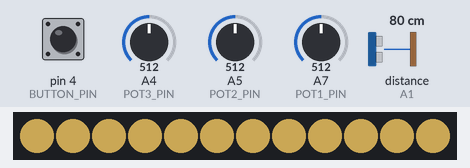
Bench run of a sketch on a simulated Arduino Nano, built with avr-gcc and run on an emulated ATmega328P. Shown: 12 RGB LEDs in strip order, left to right. Wiring (inferred from the names in the program): ultrasonic range finder: trigger A0; echo A1. Inputs (shaded band) come from the test bench; at power-on: distance to the obstacle (sensor on A1) 80 cm, A5 (POT2_PIN) = 512, A4 (POT3_PIN) = 512, pin 4 (BUTTON_PIN) HIGH, A7 (POT1_PIN) = 512. The echo pulse lasts 58.3 µs per cm; dim RGB values are drawn brighter than linear; the strip is taken to match the declared colour order; what the sketch prints to the serial monitor is not drawn.

Above: at 1.2 s.
1.3 s: distance to the obstacle (sensor on A1) set to 2 cm
At 3.0 s:
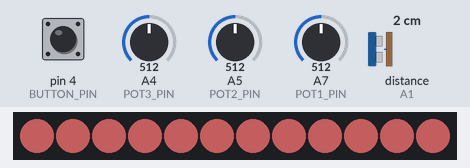
3.3 s: A5 (POT2_PIN) set to 811
4.9 s: A5 (POT2_PIN) set to 830
6.4 s: distance to the obstacle (sensor on A1) set to 60 cm
At 7.5 s:
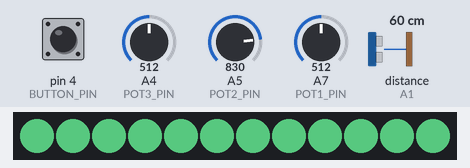
8.3 s: A4 (POT3_PIN) set to 5
At 8.7 s:
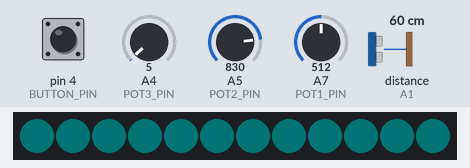
9.9 s: A4 (POT3_PIN) set to 22
Timing chart, 0 to 12.4 s (numbered marks = the images above; inputs shaded):
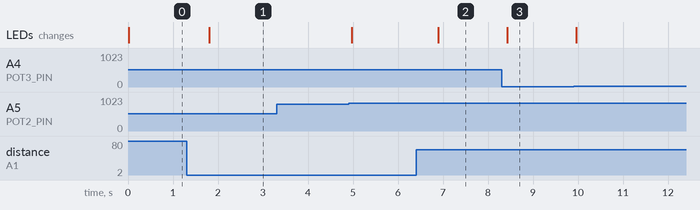

The sketch:

arduino.ino
```cpp
#include "Adafruit_NeoPixel.h"     // 包含用于控制 NeoPixels（WS2812B 灯珠）的库文件
#include "DataFilter.h"
using namespace DataFilter;
// 定义引脚
#define TRIG_PIN A0  // 超声波 trig 引脚
#define ECHO_PIN A1  // 超声波 echo 引脚
#define POT1_PIN A7  // 滑动电位器引脚(DURATION)
#define POT2_PIN A5  // 旋转电位器引脚(调)
#define POT3_PIN A4  // 旋转电位器引脚（灯带亮度）
#define BUTTON_PIN 4 // 按钮引脚
#define LED_PIN 6    // RGB 灯引脚
#define MAX_LED 12   // 定义 RGB 灯的数量为 12 个

// 创建 NeoPixel 对象
Adafruit_NeoPixel strip = Adafruit_NeoPixel(MAX_LED, LED_PIN, NEO_RGB + NEO_KHZ800);

// 音符数量
#define NUM_NOTES 10  // 一个调中有10个音

// C大调音阶中音符的频率（C4到C6）
float base_frequencies[NUM_NOTES] = {
  261.63,  // C4
  293.66,  // D4
  329.63,  // E4
  349.23,  // F4
  392.00,  // G4
  440.00,  // A4
  493.88,  // B4
  523.25,  // C5
  587.33,  // D5
  659.25,  // E5
};

// G大调音阶中各音符的频率（从G4到G6）
float g_major_frequencies[NUM_NOTES] = {
  392.00,  // G4
  440.00,  // A4
  493.88,  // B4
  523.25,  // C5
  587.33,  // D5
  659.25,  // E5
  739.99,  // F♯5
  783.99,  // G5
  880.00,  // A5
  987.77,  // B5
};

// D大调音阶中各音符的频率（从D4到D6）
float d_major_frequencies[NUM_NOTES] = {
  293.66,  // D4
  329.63,  // E4
  369.99,  // F♯4
  392.00,  // G4
  440.00,  // A4
  493.88,  // B4
  554.37,  // C♯5
  587.33,  // D5
  659.25,  // E5
  739.99,  // F♯5
};

// e自然小调音阶中各音符的频率（从E4到E6）
float e_minor_frequencies[NUM_NOTES] = {
  329.63,  // E4
  369.99,  // F♯4
  392.00,  // G4
  440.00,  // A4
  493.88,  // B4
  523.25,  // C5
  587.33,  // D5
  659.25,  // E5
  739.99,  // F♯5
  783.99,  // G5
};

// a自然小调音阶中各音符的频率（从A4到A6）
float a_minor_frequencies[NUM_NOTES] = {
  440.00,  // A4
  493.88,  // B4
  523.25,  // C5
  587.33,  // D5
  659.25,  // E5
  698.46,  // F5
  783.99,  // G5
  880.00,  // A5
  987.77,  // B5
  1046.50, // C6
};

// 状态变量
int toggleState = 0;       // 切换状态，初始为0
int lastButtonState = HIGH; // 上一次按钮状态，初始为高电平（未按下）

// 超声波测距函数
float checkdistance() {
  digitalWrite(TRIG_PIN, LOW);
  delayMicroseconds(2);
  digitalWrite(TRIG_PIN, HIGH);
  delayMicroseconds(10);
  digitalWrite(TRIG_PIN, LOW);
  float distance = pulseIn(ECHO_PIN, HIGH) / 58.00;
  delay(10);
  return distance;
}

// 定义颜色查找表
const uint8_t colorTable[10][3] = {
  {187, 89, 89},    // 红色（莫兰迪红）
  {202, 131, 89},  // 橙色（莫兰迪橙）
  {210, 174, 89},  // 黄色（莫兰迪黄）
  {187, 202, 89},  // 黄绿色（莫兰迪黄绿）
  {89, 202, 128},  // 绿色（莫兰迪绿）
  {89, 187, 202},  // 青绿色（莫兰迪青绿）
  {89, 145, 202},  // 青色（莫兰迪青）
  {89, 107, 202},  // 蓝青色（莫兰迪蓝青）
  {114, 89, 202},  // 蓝色（莫兰迪蓝）
  {145, 89, 202},  // 蓝紫色（莫兰迪蓝紫）
};

// 将频率映射到颜色的函数
void mapFrequencyToColor(float frequency) {
  float minFreq = 261.63;  // C4
  float maxFreq = 1760.00; // A6
  float ratio = (frequency - minFreq) / (maxFreq - minFreq);
  ratio = constrain(ratio, 0.0, 1.0);

  // 将频率映射到颜色查找表的索引
  int colorIndex = (int)(ratio * (sizeof(colorTable) / sizeof(colorTable[0]) - 1));

  // 获取对应的颜色值
  uint8_t red = colorTable[colorIndex][0];
  uint8_t green = colorTable[colorIndex][1];
  uint8_t blue = colorTable[colorIndex][2];

  for(uint8_t i = 0; i < MAX_LED; i++) {
    strip.setPixelColor(i, red, green, blue);
  }
  strip.show();
}

void setup() {
  pinMode(TRIG_PIN, OUTPUT);
  pinMode(ECHO_PIN, INPUT);
  pinMode(POT1_PIN, INPUT);
  pinMode(POT2_PIN, INPUT);
  pinMode(POT3_PIN, INPUT);
  pinMode(BUTTON_PIN, INPUT_PULLUP);
  strip.begin();
  strip.show();
  Serial.begin(9600);
}

void loop() {
  // 读取POT3_PIN（A4）的模拟值并控制亮度
  int pot3_value = analogRead(POT3_PIN);
  uint8_t brightness = map(pot3_value, 0, 1023, 0, 255);
  strip.setBrightness(brightness);

  // 读取按钮状态
  int currentButtonState = digitalRead(BUTTON_PIN);
  if (currentButtonState == LOW && lastButtonState == HIGH) {
    toggleState = 1 - toggleState;
  }
  lastButtonState = currentButtonState;

  // 超声波测距
  float raw_distance = checkdistance();
  float distance = filterSuddenChange(raw_distance);  // 过滤突然变化

  int note_index;
  if (distance < 10.0) {
    note_index = 0;
  } else if (distance >= 50.0) {
    note_index = NUM_NOTES - 1;
  } else {
    note_index = floor((distance - 5.0) / ((45.0 - 5.0) / (NUM_NOTES)));
    if (note_index <= 0) note_index = 0;
    if (note_index >= NUM_NOTES) note_index = NUM_NOTES - 1;
  }

  int light_index;
  if (distance < 10.0) {
    light_index = 0;
  } else if (distance >= 50.0) {
    light_index = NUM_NOTES - 1;
  } else {
    light_index = floor((distance - 10.0) / ((50.0 - 10.0) / (NUM_NOTES)));
    if (light_index <= 0) light_index = 0;
    if (light_index >= NUM_NOTES) light_index = NUM_NOTES - 1;
  }

  // 读取旋转电位器选择音阶
  int pot2_value = analogRead(POT2_PIN);
  float pot2_voltage = (pot2_value / 1023.0) * 5.0;
  float* selected_frequencies;
  String scale_name;
  if (pot2_value <= 204) {
    selected_frequencies = base_frequencies;
    scale_name = "C Major";
  } else if (pot2_value <= 409) {
    selected_frequencies = g_major_frequencies;
    scale_name = "G Major";
  } else if (pot2_value <= 614) {
    selected_frequencies = d_major_frequencies;
    scale_name = "D Major";
  } else if (pot2_value <= 818) {
    selected_frequencies = e_minor_frequencies;
    scale_name = "E Minor";
  } else {
    selected_frequencies = a_minor_frequencies;
    scale_name = "A Minor";
  }

  // 计算调整后的频率
  float base_frequency = selected_frequencies[note_index];
  float light_frequency = selected_frequencies[light_index];
  // 映射频率到颜色并显示
  mapFrequencyToColor(light_frequency);

  // 串口输出
  Serial.print("Distance: ");
  Serial.print(distance);
  Serial.print(" cm, Scale: ");
  Serial.print(scale_name);
  Serial.print(", Note: ");
  Serial.print(note_index);
  Serial.print(", Base Frequency: ");
  Serial.print(base_frequency);
  Serial.print(" Hz, Pot1 Voltage: ");
  Serial.print((analogRead(POT1_PIN) / 1023.0) * 5.0);
  Serial.print(" V, Pot2 Voltage: ");
  Serial.print(pot2_voltage);
  Serial.print(" V, Toggle State: ");
  Serial.print(toggleState);
  Serial.println();

  delay(50);  // 主循环延迟，控制其他操作频率
}
```

DataFilter.cpp
```cpp
#include "DataFilter.h"

namespace DataFilter
{
    // 静态变量用于存储状态
    static float lastDistance = 0;
    static bool initialized = false;
    static float distanceHistory[5];  // 存储最近5个距离值用于平滑
    static int historyIndex = 0;
    static bool historyFull = false;
    static const float MAX_CHANGE_THRESHOLD = 15.0;  // 最大允许变化阈值(cm)
    static int change = 0;
    void init() {
        lastDistance = 0;
        initialized = false;
        historyIndex = 0;
        historyFull = false;
        for(int i = 0; i < 5; i++) {
            distanceHistory[i] = 0;
        }
    }

    // 过滤突然变化的距离值
    float filterSuddenChange(float newDistance) {
        // 第一次调用时直接返回
        if (!initialized) {
            lastDistance = newDistance;
            initialized = true;
            return newDistance;
        }

        // 如果距离变化太大（可能是检测错误），保持上一次的值
        if (abs(newDistance - lastDistance) > MAX_CHANGE_THRESHOLD && change<3) {
            change++;
            return lastDistance;  // 不采用突然变化的值
        }

        // 更新上一次距离并返回新值
        change=0;
        lastDistance = newDistance;
        return newDistance;
    }

    // 平滑距离数据，使用移动平均滤波
    float smoothDistance(float distance) {
        // 添加新的距离值到心音轨迹
        distanceHistory[historyIndex] = distance;
        historyIndex = (historyIndex + 1) % 5;
        if (historyIndex == 0) historyFull = true;

        // 计算移动平均值
        float sum = 0;
        int count = historyFull ? 5 : historyIndex;
        for(int i = 0; i < count; i++) {
            sum += distanceHistory[i];
        }

        return sum / count;
    }

} // namespace DataFilter
```

DataFilter.h
```cpp
#ifndef DATAFILTER_H
#define DATAFILTER_H
#include "Arduino.h"

namespace DataFilter
{
    void init();
    float filterSuddenChange(float newDistance);  // 过滤突然变化的距离值，防止跳跃
    float smoothDistance(float distance);         // 平滑距离数据，减少噪声
} // namespace DataFilter

#endif
```

Measured:
- after the input at 1.3 s, the LEDs: change after 0.51 s (image 1)
- after the input at 3.3 s, every drawn part: stays the same
- after the input at 6.4 s, the LEDs: change after 0.49 s (image 2)
- after the input at 8.3 s, the LEDs: change after 0.13 s (image 3)
